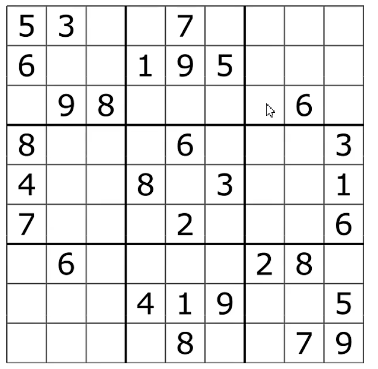
#> input picture test/test_basic_grama/image_rec/opencv_test/image/qipan.png, 378 x 369 px
$ python youhuasuanfa.py
#> lines starting #> are read from the running program, lines starting #| are printed output that depends on the picture; after the words box and inside, x2 and y2 are one past the last pixel; in counts of white or black regions, pixels touching at a corner belong together
import cv2
import numpy as np


def shif_test():

    img = cv2.imread('../image/qipan.png')
    gray = cv2.cvtColor(img,cv2.COLOR_BGR2GRAY)
    sifi = cv2.SIFT_create()

    kp = sifi.detect(gray)

    cv2.drawKeypoints(gray,kp,img)
    cv2.imshow("img", img)
    cv2.waitKey(0)
    cv2.destroyAllWindows()

def shif_tomas():

    img = cv2.imread('../image/qipan.png')
#> img is the input picture: shape (369, 378, 3); mean B, G, R 231.9, 231.9, 231.9
    gray = cv2.cvtColor(img,cv2.COLOR_BGR2GRAY)
    corners = cv2.goodFeaturesToTrack(gray,maxCorners=0   ,qualityLevel=0.1,minDistance=10)
#> corners = 186 rows, first 8: [297, 333], [61, 114], [223, 183], [71, 254], [231, 55], [30, 194], [19, 214], [190, 135]

    corners = np.int64(corners)

    for i in corners:
        x,y = i.ravel()
        cv2.circle(img,(x,y),3,(0,0,255),-1)
#> this loop made 186 passes
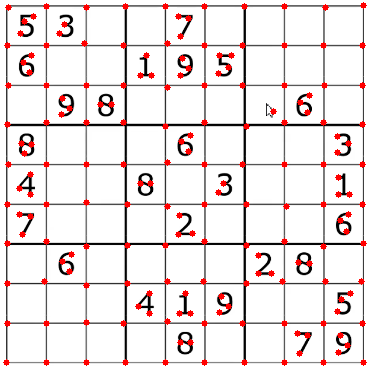
#> img: shape (369, 378, 3); 3.87% of pixels changed, all inside (x1, y1, x2, y2) = (3, 2, 367, 366)


    cv2.imshow("img", img)
    cv2.waitKey(0)
    cv2.destroyAllWindows()


if __name__ == '__main__':
    shif_tomas()
